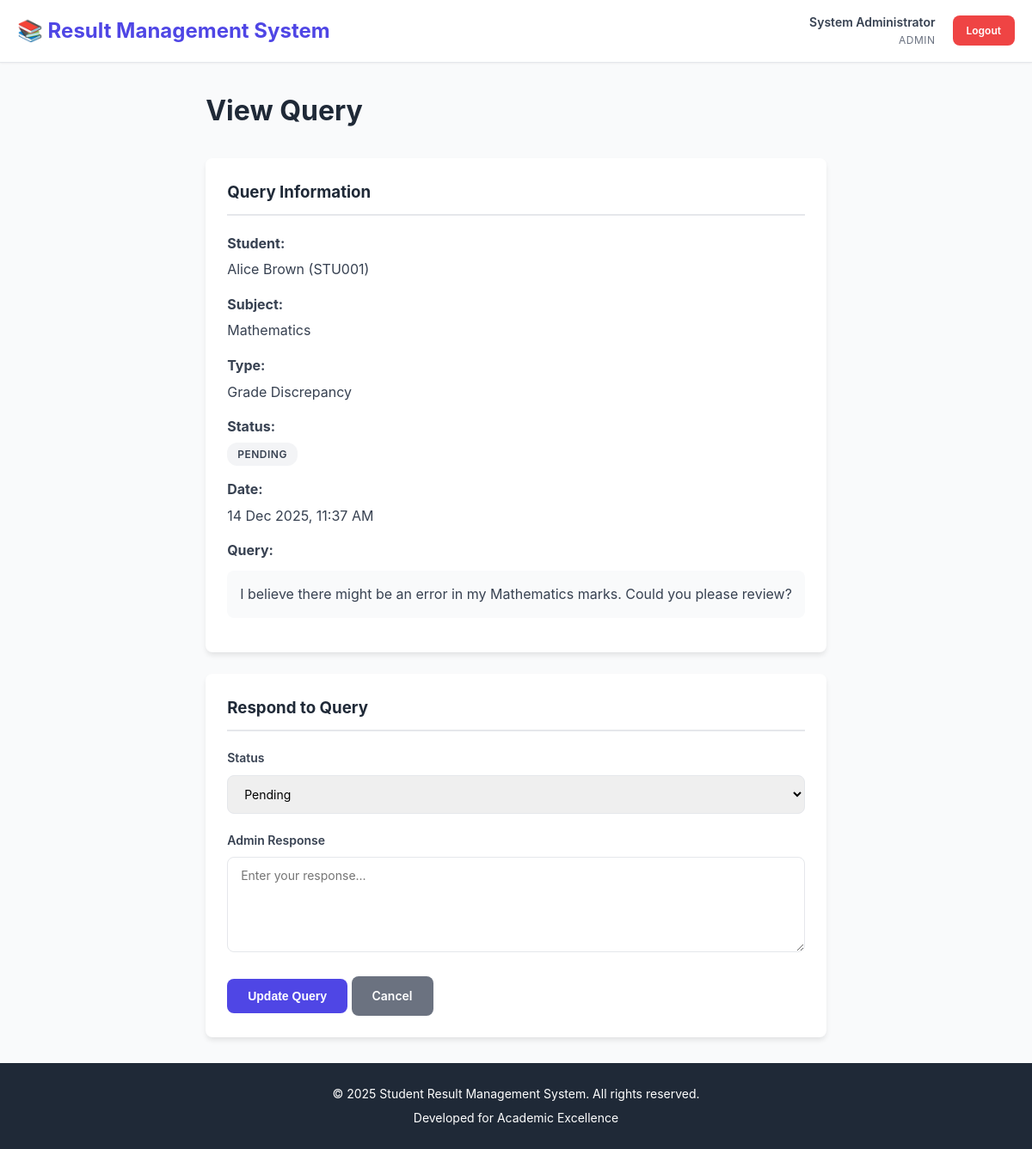
The page /admin/view_query.php?id=1 (signed in) on the database its author committed.
### tables this page shows
CREATE TABLE queries (
    id INT AUTO_INCREMENT PRIMARY KEY,
    student_id INT NOT NULL,
    subject_id INT,
    query_type VARCHAR(50) NOT NULL,
    query_text TEXT NOT NULL,
    status ENUM('pending', 'reviewed', 'resolved') DEFAULT 'pending',
    admin_response TEXT,
    created_at TIMESTAMP DEFAULT CURRENT_TIMESTAMP,
    updated_at TIMESTAMP DEFAULT CURRENT_TIMESTAMP ON UPDATE CURRENT_TIMESTAMP,
    FOREIGN KEY (student_id) REFERENCES students(id) ON DELETE CASCADE,
    FOREIGN KEY (subject_id) REFERENCES subjects(id) ON DELETE SET NULL
);

CREATE TABLE students (
    id INT AUTO_INCREMENT PRIMARY KEY,
    student_id VARCHAR(20) UNIQUE NOT NULL,
    full_name VARCHAR(100) NOT NULL,
    email VARCHAR(100),
    phone VARCHAR(15),
    class VARCHAR(50),
    created_at TIMESTAMP DEFAULT CURRENT_TIMESTAMP
);

CREATE TABLE subjects (
    id INT AUTO_INCREMENT PRIMARY KEY,
    subject_code VARCHAR(20) UNIQUE NOT NULL,
    subject_name VARCHAR(100) NOT NULL,
    total_marks INT NOT NULL DEFAULT 100,
    created_at TIMESTAMP DEFAULT CURRENT_TIMESTAMP
);

### admin/view_query.php (the view, shortened to what this page needs)
<?php
$query_id = $_GET['id'] ?? 0;
$conn = getDBConnection();
$stmt = $conn->prepare("
    SELECT q.*, s.full_name as student_name, s.student_id, sub.subject_name
    FROM queries q
    LEFT JOIN students s ON q.student_id = s.id
    LEFT JOIN subjects sub ON q.subject_id = sub.id
    WHERE q.id = ?
");
$stmt->bind_param("i", $query_id);
$stmt->execute();
$result = $stmt->get_result();
$query = $result->fetch_assoc();
?>
<!DOCTYPE html>
<html lang="en">
<head>
    <link rel="stylesheet" href="../assets/css/style.css">
</head>
<body>
    <?php include '../includes/header.php'; ?>
    <div class="container">
        <h1 class="page-title">View Query</h1>
        <div class="query-details">
            <div class="detail-card">
                <h3>Query Information</h3>
                <div class="detail-row">
                    <strong>Student:</strong> <?php echo htmlspecialchars($query['student_name']); ?> (<?php echo $query['student_id']; ?>)
                </div>
                <div class="detail-row">
                    <strong>Subject:</strong> <?php echo $query['subject_name'] ?? 'General'; ?>
                </div>
                <div class="detail-row">
                    <strong>Type:</strong> <?php echo htmlspecialchars($query['query_type']); ?>
                </div>
                <div class="detail-row">
                    <strong>Status:</strong> <?php echo getQueryStatusBadge($query['status']); ?>
                </div>
                <div class="detail-row">
                    <strong>Date:</strong> <?php echo formatDateTime($query['created_at']); ?>
                </div>
                <div class="detail-row">
                    <strong>Query:</strong>
                    <p class="query-text"><?php echo nl2br(htmlspecialchars($query['query_text'])); ?></p>
                </div>
            </div>
            <div class="detail-card">
                <h3>Respond to Query</h3>
                <form method="POST" action="">
                    <div class="form-group">
                        <label for="status">Status</label>
                        <select id="status" name="status" required>
                            <option value="pending" <?php echo $query['status'] === 'pending' ? 'selected' : ''; ?>>Pending</option>
                        </select>
                    </div>
                    <div class="form-group">
                        <label for="response">Admin Response</label>
                        <textarea id="response" name="response" rows="5" placeholder="Enter your response..."><?php echo htmlspecialchars($query['admin_response'] ?? ''); ?></textarea>
                    </div>
                    <button type="submit" class="btn btn-primary">Update Query</button>
                    <a href="dashboard.php" class="btn btn-secondary">Cancel</a>
                </form>
            </div>
        </div>
    </div>
    <?php include '../includes/footer.php'; ?>
</body>
</html>

### includes/functions.php (shortened to what this page needs)
<?php
function formatDateTime($datetime) {
    return date('d M Y, h:i A', strtotime($datetime));
}
function getQueryStatusBadge($status) {
    $badges = [
        'pending' => '<span class="badge badge-warning">Pending</span>',
        'reviewed' => '<span class="badge badge-info">Reviewed</span>',
        'resolved' => '<span class="badge badge-success">Resolved</span>'
    ];
    return $badges[$status] ?? '<span class="badge badge-secondary">' . ucfirst($status) . '</span>';
}
?>

### assets/css/style.css (style rules this page uses)
* { margin: 0; padding: 0; box-sizing: border-box; }
:root { --primary-color: #4f46e5; --primary-dark: #4338ca; --secondary-color: #10b981; --danger-color: #ef4444; --warning-color: #f59e0b; --info-color: #3b82f6; --dark-color: #1f2937; --light-color: #f9fafb; --border-color: #e5e7eb; --text-color: #374151; --text-light: #6b7280; --shadow-sm: 0 1px 2px 0 rgba(0, 0, 0, 0.05); --shadow-md: 0 4px 6px -1px rgba(0, 0, 0, 0.1); --shadow-lg: 0 10px 15px -3px rgba(0, 0, 0, 0.1); --radius: 8px; }
body { font-family: -apple-system, BlinkMacSystemFont, 'Segoe UI', Roboto, 'Helvetica Neue', Arial, sans-serif; background-color: var(--light-color); color: var(--text-color); line-height: 1.6; min-height: 100vh; display: flex; flex-direction: column; }
.container { max-width: 1200px; margin: 0 auto; padding: 30px 20px; flex: 1; }
.page-title { font-size: 32px; color: var(--dark-color); margin-bottom: 30px; font-weight: 700; }
.form-group { margin-bottom: 20px; }
.form-group label { display: block; margin-bottom: 8px; font-weight: 600; color: var(--text-color); font-size: 14px; }
.form-group input[type="text"], .form-group input[type="email"], .form-group input[type="number"], .form-group input[type="password"], .form-group select, .form-group textarea { width: 100%; padding: 12px 15px; border: 1px solid var(--border-color); border-radius: var(--radius); font-size: 14px; font-family: inherit; transition: border-color 0.2s, box-shadow 0.2s; }
.btn { display: inline-block; padding: 12px 24px; border: none; border-radius: var(--radius); font-size: 14px; font-weight: 600; text-align: center; text-decoration: none; cursor: pointer; transition: all 0.2s; }
.btn-primary { background: var(--primary-color); color: white; }
.btn-secondary { background: var(--text-light); color: white; }
.badge { display: inline-block; padding: 4px 12px; border-radius: 12px; font-size: 12px; font-weight: 600; text-transform: uppercase; letter-spacing: 0.5px; }
.badge-secondary { background: #f3f4f6; color: var(--text-color); }
.query-details { display: grid; gap: 25px; }
.detail-card { background: white; border-radius: var(--radius); box-shadow: var(--shadow-md); padding: 25px; }
.detail-card h3 { color: var(--dark-color); margin-bottom: 20px; padding-bottom: 10px; border-bottom: 2px solid var(--border-color); }
.detail-row { margin-bottom: 15px; }
.detail-row strong { display: block; margin-bottom: 5px; color: var(--text-color); }
.query-text, .response-text { background: var(--light-color); padding: 15px; border-radius: var(--radius); margin-top: 10px; white-space: pre-wrap; }

### rows shown on the page
queries: student.full_name "Alice Brown", student.student_id "STU001", subject.subject_name "Mathematics", query_type "Grade Discrepancy", status "PENDING", created_at "14 Dec 2025, 11:37 AM", query_text "I believe there might be an error in my Mathematics marks. Could you please review?", status "Pending"

### other values the page prints
$full_name "System Administrator"
$current_role "ADMIN"
